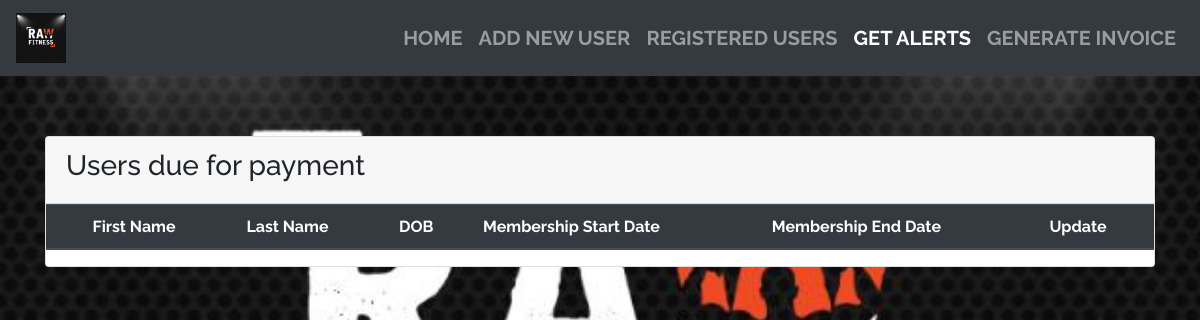
Page /get_alerts on the earlier database version.
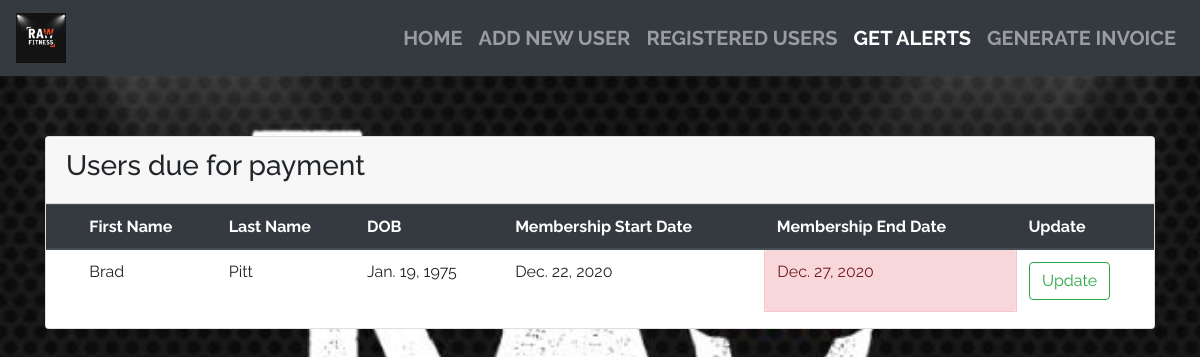
Same page on the later database version.
### fitness/models.py (models this page shows, shortened)
class AddUsers(models.Model):
	first_name = models.CharField(max_length=300)
	last_name = models.CharField(max_length=300)
	date_of_birth = models.DateField()
	age = models.IntegerField(max_length=2)
	sex = models.CharField(max_length=10)
	height = models.CharField(max_length=20)
	weight = models.CharField(max_length=20)
	full_address = models.TextField(max_length=None)
	phone_number = models.CharField(max_length=20)
	alternate_phone = models.CharField(max_length=20)
	membership_start_date = models.DateField(default=timezone.now)
	membership_end_date = models.DateField(default=timezone.now)
	blood_group =  models.CharField(max_length=20)
	medical_history =  models.CharField(max_length=300)

### fitness/views.py (the view)
# urls.py: path('get_alerts',views.get_alerts,name='get_alerts'),
def get_alerts(request):
	before_5_days = timezone.now().date() + timedelta(days=5)
	posts = AddUsers.objects.filter(Q(membership_end_date = before_5_days)).order_by('membership_start_date')
	context = {
        'posts': posts,
		'get_alerts':'active',
    }
	return render(request,'alerts.html',context)

### assets/templates/alerts.html
{% extends "base.html" %}
{% load widget_tweaks %}
{% block content %}
<div class="container">
  <div class="card">
  <div class="card-header">
    <h3>Users due for payment</h3>
  </div>
  <div class="table-responsive">
    <table class="table">
      <thead  class="thead-dark">
        <tr>
          <th scope="row"></th>
          <th scope="col">First Name</th>
          <th scope="col">Last Name</th>
          <th scope="col">DOB</th>
          <th scope="col">Membership Start Date</th>
          <th scope="col">Membership End Date</th>
          <th scope="col">Update</th>
        </tr>
      </thead>
      <tbody>
        {% for post in posts %}
        <tr>
          <th scope="row"></th>
          <td>{{post.first_name}}</td>
          <td>{{post.last_name}}</td>
          <td>{{post.date_of_birth }}</td>
          <td>{{post.membership_start_date}}</td>
            <td class="alert alert-danger">{{post.membership_end_date}}</td>
            {% if post.id  %}
                <td><a class="btn btn-outline-success" href="{% url 'update' pk=post.id %}">Update</a></td>
            {% endif %}
        {% endfor %}
        </tr>
      </tbody>
    </table>
</div>
</div>
</div>
{% endblock %}

Differences in the rows shown:
added AddUsers: first_name "Brad", last_name "Pitt", date_of_birth "Jan. 19, 1975", membership_start_date "Dec. 22, 2020", membership_end_date "Dec. 27, 2020", shows "Update"
